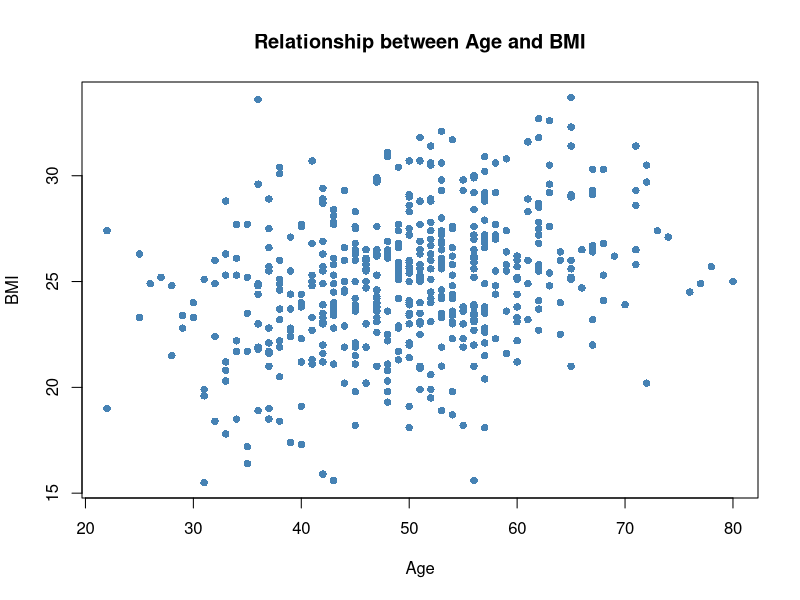

Write R code to recreate this figure.
# --- Parameters ---
n <- 500  # Change this one value to update the entire dataset

# --- ID Generation ---
# Using %03d works for 500, but %0.0f or dynamic padding is safer for large N
patient_id <- sprintf("p%0*d", nchar(n), 1:n)

# Quick validation
length(patient_id)
head(patient_id)

# --- Age Simulation ---
# 1. Generate the random normal values using n
raw_ages <- rnorm(n, mean = 50, sd = 10)

# 2. Round to the nearest whole number
rounded_ages <- round(raw_ages)

# 3. Constrain to the hard range 20-80
final_ages <- pmin(pmax(rounded_ages, 20), 80)

# --- Verification ---
mean(final_ages)
range(final_ages)
# --- Sex Variable ---
# 1. Define the possible outcomes
sex_options <- c("Male", "Female")

# 2. Sample from options n times with a 50/50 probability
# replace = TRUE allows "Male" or "Female" to be picked more than once
raw_sex <- sample(sex_options, size = n, replace = TRUE, prob = c(0.5, 0.5))

# 3. Convert to a factor (essential for statistical modeling in R)
sex <- factor(raw_sex)

# --- Validation ---
table(sex)  # Shows counts of each
str(sex)    # Shows the internal structure (Factor w/ 2 levels)
# --- BMI Variable (Biological Relationship) ---
# We assume a base BMI of 20, then add 0.1 for every year of age
# plus some random variation (noise) so everyone isn't a perfect line
bmi_mean <- 20 + (0.1 * final_ages)

# Generate BMI using the age-dependent mean
# n is already defined as 500
bmi <- rnorm(n, mean = bmi_mean, sd = 3)

# Round to 1 decimal place (standard for clinical data)
bmi <- round(bmi, 1)

# --- Validation ---
summary(bmi)
# Correlation check: Should be positive (~0.3 to 0.5)
cor(final_ages, bmi) 

# Visualize the relationship
plot(final_ages, bmi, 
     main="Relationship between Age and BMI",
     xlab="Age", ylab="BMI", 
     col="steelblue", pch=16)

# --- Smoking Status Simulation for Week 1 Dataset ---

# 1️⃣ Define categories of smoking behavior
# "Never": never smoked, "Former": previously smoked, "Current": currently smokes
status_levels <- c("Never", "Former", "Current")

# 2️⃣ Assign approximate probabilities based on adult population
# These numbers are realistic epidemiological proportions
probs <- c(0.55, 0.25, 0.20)

# 3️⃣ Generate the smoking status for each participant
# n = 500 (sample size), replace = TRUE allows repeated values
smoking_status <- sample(status_levels, size = n, replace = TRUE, prob = probs)

# 4️⃣ Convert to a factor (important for modeling and stats later)
smoking_status <- factor(smoking_status, levels = status_levels)

# 5️⃣ Quick validation: counts of each category
table(smoking_status)

# 6️⃣ Optional: Check proportions to see if they roughly match your target probabilities
prop.table(table(smoking_status))
